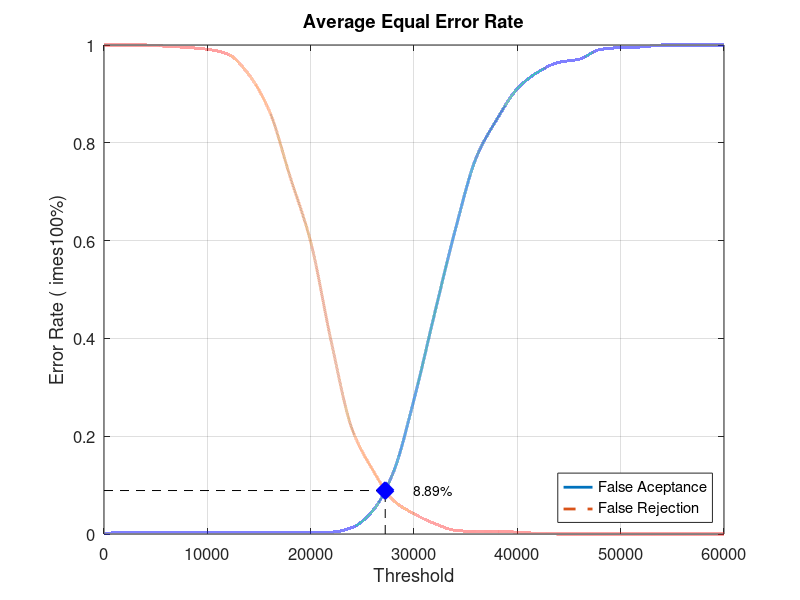
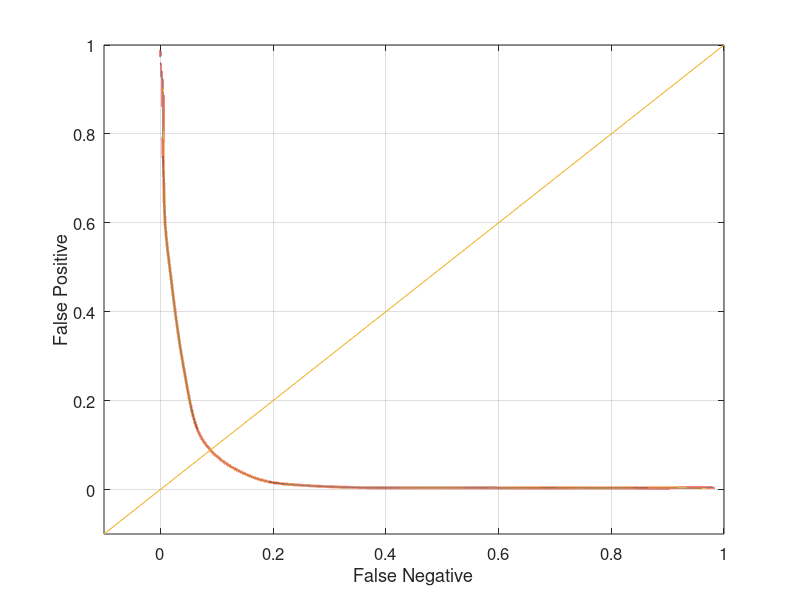

Source code (MATLAB) for these figures, in order:
close all;
clear;
clc;
x = 0:2000:60000;
xq = 0:0.5:60000;

y0 = [0 0.00394737 0.00394737 0.00394737 0.00394737 0.00394737 0.00394737 0.00394737 0.00394737 0.00394737 0.00394737 0.00394737 0.0131579 0.0473684 0.126316 0.275 0.451316 0.622368 0.768421 0.847368 0.910526 0.944737 0.964474 0.971053 0.990789 0.994737 0.996053 1 1 1 1]
yy0 = interp1(x, y0, xq, 'pchip');
y1 = [1 1 1 0.9975 0.995 0.99125 0.98125 0.94 0.865 0.73125 0.5975 0.3925 0.215 0.13125 0.06875 0.04125 0.02125 0.0075 0.005 0.005 0.00375 0.00125 0 0 0 0 0 0 0 0 0]
yy1 = interp1(x, y1, xq, 'pchip');

% Calculating EER: 
y2 = abs(y0 - y1);
find(y2 == min(y2))
yy2 = abs(yy0 - yy1);
xEER = find(yy2 == min(yy2));
xEERIndex = xq(xEER) % X-axis EER
yEER = yy0(xEER) % Y-axis EER

main = figure
plot(xq, yy0,'-','LineWidth', 2);	hold on
plot(xq, yy1,'--','LineWidth', 2);	hold on
plot([xEERIndex xEERIndex], [0 yEER], 'k--');	hold on
plot([0 xEERIndex], [yEER yEER], 'k--');	hold on
plot(xEERIndex, yEER, 'bx', 'LineWidth', 10);	hold on
text(xEERIndex + 10 * xEERIndex / 100, yEER, [num2str(round((10000 * yEER)) / 100) '%'])
legend('False Aceptance', 'False Rejection', 'Location', 'SouthEast')
xlabel('Threshold')
ylabel('Error Rate (	imes100%)')
title('Average Equal Error Rate')
set(gca, 'FontSize', 12)
axis([0 60000 0 1])
grid on

print(main, 'Experiment3AverageMain', '-dpng');
FNRxFPR = figure('Color', [1 1 1]);
plot(yy1, yy0, '-', yy1, yy0, 'LineWidth', 2);
hold on
y = -0.1:0.1:1
plot(y, y); 
set(gca, 'FontSize', 12)
xlabel('False Negative')
ylabel('False Positive')
axis([-0.1 1 -0.1 1])
set(gca, 'FontSize', 12)
grid on

print(FNRxFPR, 'Experiment3AverageFNRxFPR','-dpng');
